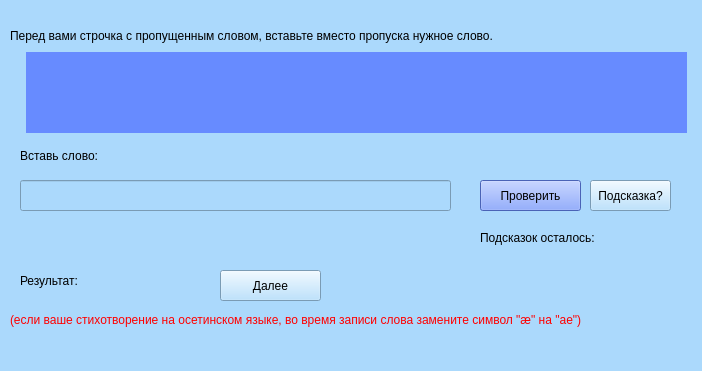
<?xml version="1.0" encoding="UTF-8"?>
<ui version="4.0">
 <class>pass_word</class>
 <widget class="QMainWindow" name="pass_word">
  <property name="geometry">
   <rect>
    <x>0</x>
    <y>0</y>
    <width>702</width>
    <height>371</height>
   </rect>
  </property>
  <property name="windowTitle">
   <string>MainWindow</string>
  </property>
  <property name="styleSheet">
   <string notr="true">background-color: rgb(171, 217, 252);</string>
  </property>
  <widget class="QWidget" name="centralwidget">
   <widget class="QLabel" name="label">
    <property name="geometry">
     <rect>
      <x>10</x>
      <y>20</y>
      <width>621</width>
      <height>31</height>
     </rect>
    </property>
    <property name="styleSheet">
     <string notr="true">font: 13pt &quot;MS Shell Dlg 2&quot;;</string>
    </property>
    <property name="text">
     <string>Перед вами строчка с пропущенным словом, вставьте вместо пропуска нужное слово.</string>
    </property>
   </widget>
   <widget class="QLabel" name="pass_word_string">
    <property name="geometry">
     <rect>
      <x>26</x>
      <y>52</y>
      <width>661</width>
      <height>81</height>
     </rect>
    </property>
    <property name="styleSheet">
     <string notr="true">font: 18pt &quot;MS Shell Dlg 2&quot;;
background-color: rgb(103, 139, 255);</string>
    </property>
    <property name="text">
     <string>&lt;html&gt;&lt;head/&gt;&lt;body&gt;&lt;p&gt;&lt;br/&gt;&lt;/p&gt;&lt;/body&gt;&lt;/html&gt;</string>
    </property>
   </widget>
   <widget class="QLineEdit" name="pass_word_input">
    <property name="geometry">
     <rect>
      <x>20</x>
      <y>180</y>
      <width>431</width>
      <height>31</height>
     </rect>
    </property>
   </widget>
   <widget class="QLabel" name="label_3">
    <property name="geometry">
     <rect>
      <x>20</x>
      <y>145</y>
      <width>151</width>
      <height>21</height>
     </rect>
    </property>
    <property name="styleSheet">
     <string notr="true">font: 16pt &quot;MS Shell Dlg 2&quot;;</string>
    </property>
    <property name="text">
     <string>Вставь слово:</string>
    </property>
   </widget>
   <widget class="QPushButton" name="pass_word_checkAns">
    <property name="geometry">
     <rect>
      <x>480</x>
      <y>180</y>
      <width>101</width>
      <height>31</height>
     </rect>
    </property>
    <property name="styleSheet">
     <string notr="true">background-color: rgb(103, 139, 255);</string>
    </property>
    <property name="text">
     <string>Проверить</string>
    </property>
   </widget>
   <widget class="QLabel" name="label_6">
    <property name="geometry">
     <rect>
      <x>20</x>
      <y>270</y>
      <width>81</width>
      <height>21</height>
     </rect>
    </property>
    <property name="styleSheet">
     <string notr="true">font: 12pt &quot;MS Shell Dlg 2&quot;;</string>
    </property>
    <property name="text">
     <string>Результат:</string>
    </property>
   </widget>
   <widget class="QLabel" name="pass_word_result">
    <property name="geometry">
     <rect>
      <x>110</x>
      <y>270</y>
      <width>91</width>
      <height>21</height>
     </rect>
    </property>
    <property name="text">
     <string/>
    </property>
   </widget>
   <widget class="QPushButton" name="pass_word_dalee">
    <property name="geometry">
     <rect>
      <x>220</x>
      <y>270</y>
      <width>101</width>
      <height>31</height>
     </rect>
    </property>
    <property name="text">
     <string>Далее</string>
    </property>
   </widget>
   <widget class="QLabel" name="label_2">
    <property name="geometry">
     <rect>
      <x>10</x>
      <y>310</y>
      <width>671</width>
      <height>20</height>
     </rect>
    </property>
    <property name="text">
     <string>&lt;html&gt;&lt;head/&gt;&lt;body&gt;&lt;p&gt;&lt;span style=&quot; color:#ff0000;&quot;&gt;(если ваше стихотворение на осетинском языке, во время записи слова замените символ &amp;quot;æ&amp;quot; на &amp;quot;ае&amp;quot;)&lt;/span&gt;&lt;/p&gt;&lt;/body&gt;&lt;/html&gt;</string>
    </property>
   </widget>
   <widget class="QPushButton" name="pass_word_podskazka">
    <property name="geometry">
     <rect>
      <x>590</x>
      <y>180</y>
      <width>81</width>
      <height>31</height>
     </rect>
    </property>
    <property name="text">
     <string>Подсказка?</string>
    </property>
   </widget>
   <widget class="QLabel" name="pass_word_podskazka_cou">
    <property name="geometry">
     <rect>
      <x>480</x>
      <y>230</y>
      <width>191</width>
      <height>16</height>
     </rect>
    </property>
    <property name="text">
     <string>Подсказок осталось:</string>
    </property>
   </widget>
  </widget>
  <widget class="QMenuBar" name="menubar">
   <property name="geometry">
    <rect>
     <x>0</x>
     <y>0</y>
     <width>702</width>
     <height>24</height>
    </rect>
   </property>
  </widget>
  <widget class="QStatusBar" name="statusbar"/>
 </widget>
 <resources/>
 <connections/>
</ui>
